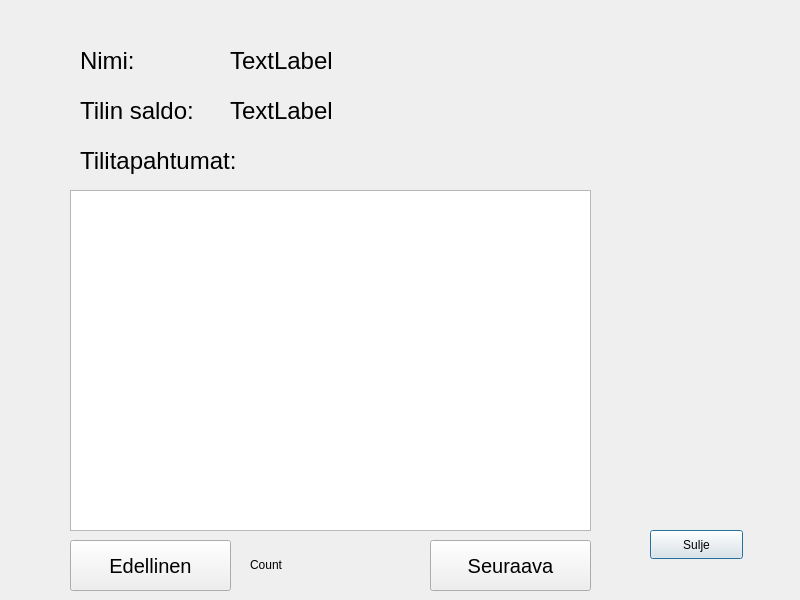
<?xml version="1.0" encoding="UTF-8"?>
<ui version="4.0">
 <class>TransactionWindow</class>
 <widget class="QDialog" name="TransactionWindow">
  <property name="geometry">
   <rect>
    <x>0</x>
    <y>0</y>
    <width>800</width>
    <height>600</height>
   </rect>
  </property>
  <property name="windowTitle">
   <string>Dialog</string>
  </property>
  <widget class="QPushButton" name="pushButtonClose">
   <property name="geometry">
    <rect>
     <x>650</x>
     <y>530</y>
     <width>93</width>
     <height>29</height>
    </rect>
   </property>
   <property name="text">
    <string>Sulje</string>
   </property>
  </widget>
  <widget class="QTableView" name="tableView">
   <property name="geometry">
    <rect>
     <x>70</x>
     <y>190</y>
     <width>521</width>
     <height>341</height>
    </rect>
   </property>
   <property name="font">
    <font>
     <pointsize>15</pointsize>
    </font>
   </property>
   <property name="editTriggers">
    <set>QAbstractItemView::NoEditTriggers</set>
   </property>
   <property name="alternatingRowColors">
    <bool>true</bool>
   </property>
   <property name="selectionMode">
    <enum>QAbstractItemView::NoSelection</enum>
   </property>
   <attribute name="horizontalHeaderDefaultSectionSize">
    <number>150</number>
   </attribute>
   <attribute name="verticalHeaderMinimumSectionSize">
    <number>30</number>
   </attribute>
   <attribute name="verticalHeaderDefaultSectionSize">
    <number>30</number>
   </attribute>
  </widget>
  <widget class="QLabel" name="label_balance">
   <property name="geometry">
    <rect>
     <x>230</x>
     <y>60</y>
     <width>391</width>
     <height>101</height>
    </rect>
   </property>
   <property name="font">
    <font>
     <pointsize>18</pointsize>
    </font>
   </property>
   <property name="text">
    <string>TextLabel</string>
   </property>
  </widget>
  <widget class="QLabel" name="label_3">
   <property name="geometry">
    <rect>
     <x>80</x>
     <y>110</y>
     <width>321</width>
     <height>101</height>
    </rect>
   </property>
   <property name="font">
    <font>
     <pointsize>18</pointsize>
    </font>
   </property>
   <property name="text">
    <string>Tilitapahtumat: </string>
   </property>
  </widget>
  <widget class="QLabel" name="label">
   <property name="geometry">
    <rect>
     <x>80</x>
     <y>10</y>
     <width>111</width>
     <height>101</height>
    </rect>
   </property>
   <property name="font">
    <font>
     <pointsize>18</pointsize>
    </font>
   </property>
   <property name="text">
    <string>Nimi:</string>
   </property>
  </widget>
  <widget class="QLabel" name="label_client_name">
   <property name="geometry">
    <rect>
     <x>230</x>
     <y>10</y>
     <width>391</width>
     <height>101</height>
    </rect>
   </property>
   <property name="font">
    <font>
     <pointsize>18</pointsize>
    </font>
   </property>
   <property name="text">
    <string>TextLabel</string>
   </property>
  </widget>
  <widget class="QLabel" name="label_2">
   <property name="geometry">
    <rect>
     <x>80</x>
     <y>60</y>
     <width>131</width>
     <height>101</height>
    </rect>
   </property>
   <property name="font">
    <font>
     <pointsize>18</pointsize>
    </font>
   </property>
   <property name="text">
    <string>Tilin saldo:</string>
   </property>
  </widget>
  <widget class="QPushButton" name="btn_back">
   <property name="geometry">
    <rect>
     <x>70</x>
     <y>540</y>
     <width>161</width>
     <height>51</height>
    </rect>
   </property>
   <property name="font">
    <font>
     <pointsize>15</pointsize>
    </font>
   </property>
   <property name="text">
    <string>Edellinen</string>
   </property>
  </widget>
  <widget class="QLabel" name="label_count">
   <property name="geometry">
    <rect>
     <x>250</x>
     <y>540</y>
     <width>71</width>
     <height>49</height>
    </rect>
   </property>
   <property name="text">
    <string>Count</string>
   </property>
  </widget>
  <widget class="QPushButton" name="btn_next">
   <property name="geometry">
    <rect>
     <x>430</x>
     <y>540</y>
     <width>161</width>
     <height>51</height>
    </rect>
   </property>
   <property name="font">
    <font>
     <pointsize>15</pointsize>
    </font>
   </property>
   <property name="text">
    <string>Seuraava</string>
   </property>
  </widget>
 </widget>
 <resources/>
 <connections/>
</ui>
